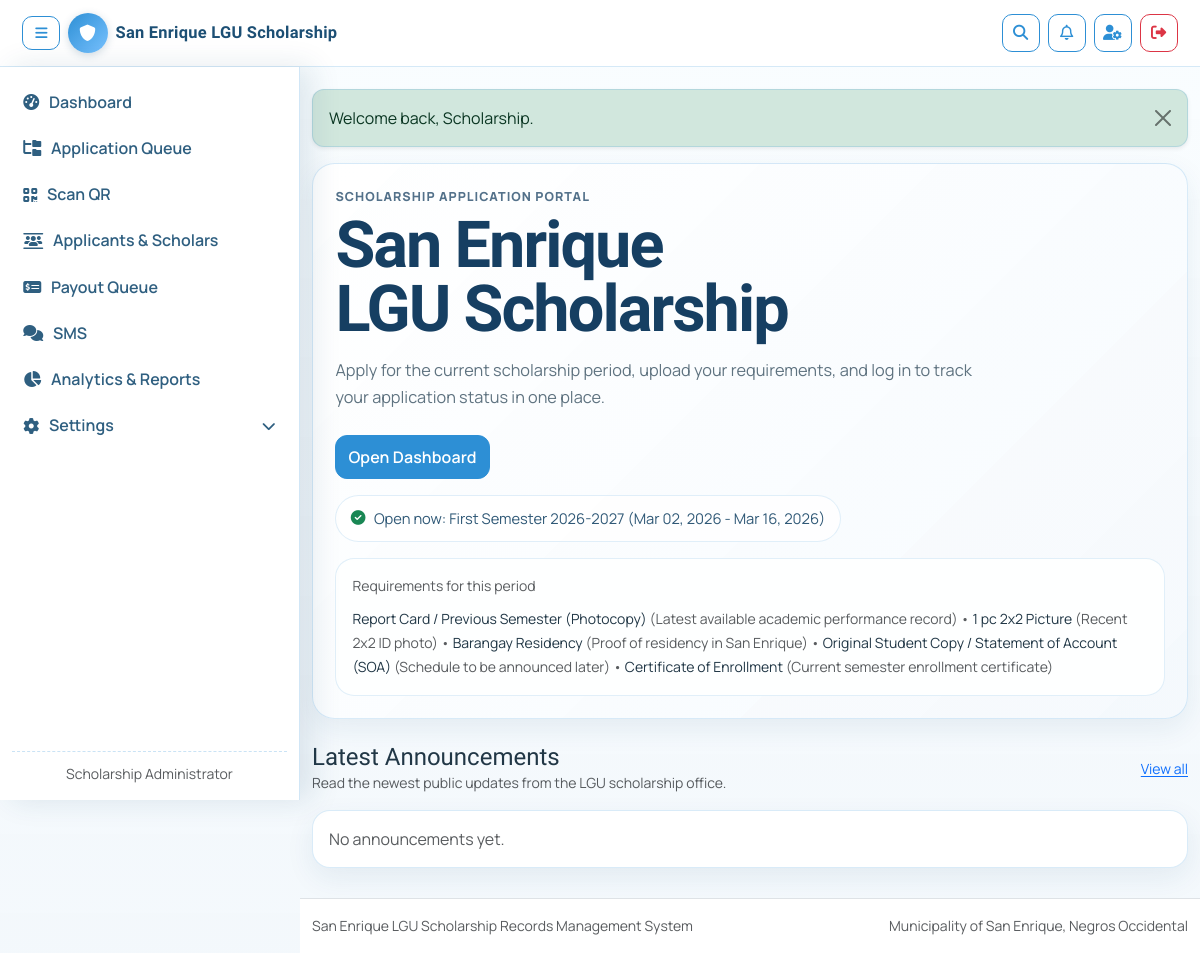
The page / (signed in) on the database its author committed.
### tables this page shows
CREATE TABLE IF NOT EXISTS application_periods (
    id INT UNSIGNED AUTO_INCREMENT PRIMARY KEY,
    academic_year VARCHAR(9) NOT NULL,
    semester ENUM('First Semester','Second Semester') NOT NULL,
    period_name VARCHAR(150) NOT NULL,
    start_date DATE NULL,
    end_date DATE NULL,
    is_open TINYINT(1) NOT NULL DEFAULT 0,
    notes VARCHAR(255) NULL,
    created_by INT UNSIGNED NULL,
    created_at TIMESTAMP DEFAULT CURRENT_TIMESTAMP,
    updated_at TIMESTAMP DEFAULT CURRENT_TIMESTAMP ON UPDATE CURRENT_TIMESTAMP,
    UNIQUE KEY uq_application_periods_semester_academic_year (academic_year, semester),
    CONSTRAINT fk_application_periods_created_by
        FOREIGN KEY (created_by) REFERENCES users(id)
        ON DELETE SET NULL
);

CREATE TABLE IF NOT EXISTS requirement_templates (
    id INT UNSIGNED AUTO_INCREMENT PRIMARY KEY,
    requirement_name VARCHAR(180) NOT NULL,
    description VARCHAR(255) NULL,
    applicant_type ENUM('new','renew') NULL,
    school_type ENUM('public','private') NULL,
    is_required TINYINT(1) NOT NULL DEFAULT 1,
    is_active TINYINT(1) NOT NULL DEFAULT 1,
    sort_order INT NOT NULL DEFAULT 100,
    created_at TIMESTAMP DEFAULT CURRENT_TIMESTAMP
);

### includes/functions.php (called while the page is built, shortened)
<?php
function e(string $value): string
{
    return htmlspecialchars($value, ENT_QUOTES, 'UTF-8');
}
function is_logged_in(): bool
{
    return isset($_SESSION['user']) && is_array($_SESSION['user']);
}
function current_user(): ?array
{
    return $_SESSION['user'] ?? null;
}
function user_has_role(array $roles): bool
{
    $user = current_user();
    return in_array($user['role'], $roles, true);
}
function current_open_application_period(mysqli $conn): ?array
{
    if (!table_exists($conn, 'application_periods')) {
        return null;
    }
    $hasAcademicYear = table_column_exists($conn, 'application_periods', 'academic_year');
    $hasSemester = table_column_exists($conn, 'application_periods', 'semester');
    $academicYearSelect = $hasAcademicYear ? ', academic_year' : '';
    $semesterSelect = $hasSemester ? ', semester' : '';
    $today = date('Y-m-d');
    $stmt = $conn->prepare(
        "SELECT id, period_name, start_date, end_date, is_open, notes" . $academicYearSelect . $semesterSelect . "
         FROM application_periods
         WHERE is_open = 1
           AND (start_date IS NULL OR start_date <= ?)
           AND (end_date IS NULL OR end_date >= ?)
         ORDER BY id DESC
         LIMIT 1"
    );
    $stmt->bind_param('ss', $today, $today);
    $stmt->execute();
    $result = $stmt->get_result();
    $row = $result ? ($result->fetch_assoc() ?: null) : null;
    return $row;
}
function format_application_period(?array $period): string
{
    $academicYear = trim((string) ($period['academic_year'] ?? ''));
    $semester = trim((string) ($period['semester'] ?? ''));
    $name = $semester !== '' && $academicYear !== ''
        ? ($semester . ' ' . $academicYear)
        : trim((string) ($period['period_name'] ?? 'Application Period'));
    $start = trim((string) ($period['start_date'] ?? ''));
    $end = trim((string) ($period['end_date'] ?? ''));
    if ($start !== '' && $end !== '') {
        return $name . ' (' . date('M d, Y', strtotime($start)) . ' - ' . date('M d, Y', strtotime($end)) . ')';
    }
    return $name;
}
function table_column_exists(mysqli $conn, string $tableName, string $columnName): bool
{
    static $cache = [];
    $tableName = trim($tableName);
    $columnName = trim($columnName);
    $cacheKey = strtolower($tableName . '.' . $columnName);
    if (array_key_exists($cacheKey, $cache)) {
        return (bool) $cache[$cacheKey];
    }
    $stmt = $conn->prepare(
        "SELECT COUNT(*) AS total
         FROM information_schema.COLUMNS
         WHERE TABLE_SCHEMA = DATABASE()
           AND TABLE_NAME = ?
           AND COLUMN_NAME = ?
         LIMIT 1"
    );
    $stmt->bind_param('ss', $tableName, $columnName);
    $stmt->execute();
    $result = $stmt->get_result();
    $row = $result instanceof mysqli_result ? $result->fetch_assoc() : null;
    $exists = (int) ($row['total'] ?? 0) > 0;
    $cache[$cacheKey] = $exists;
    return $exists;
}
function table_exists(mysqli $conn, string $tableName): bool
{
    $tableName = trim($tableName);
    $stmt = $conn->prepare(
        "SELECT COUNT(*) AS total
         FROM information_schema.TABLES
         WHERE TABLE_SCHEMA = DATABASE()
           AND TABLE_NAME = ?
         LIMIT 1"
    );
    $stmt->bind_param('s', $tableName);
    $stmt->execute();
    $result = $stmt->get_result();
    $row = $result instanceof mysqli_result ? $result->fetch_assoc() : null;
    return (int) ($row['total'] ?? 0) > 0;
}
function ensure_application_period_requirements_table(mysqli $conn): bool
{
    if (table_exists($conn, 'application_period_requirements')) {
        return true;
    }
    $conn->query(
        "CREATE TABLE IF NOT EXISTS application_period_requirements (
            id INT UNSIGNED AUTO_INCREMENT PRIMARY KEY,
            application_period_id INT UNSIGNED NOT NULL,
            requirement_template_id INT UNSIGNED NOT NULL,
            created_at TIMESTAMP DEFAULT CURRENT_TIMESTAMP,
            UNIQUE KEY uq_application_period_requirement (application_period_id, requirement_template_id),
            CONSTRAINT fk_application_period_requirements_period
                FOREIGN KEY (application_period_id) REFERENCES application_periods(id)
                ON DELETE CASCADE,
            CONSTRAINT fk_application_period_requirements_template
                FOREIGN KEY (requirement_template_id) REFERENCES requirement_templates(id)
                ON DELETE CASCADE
        )"
    );
    return table_exists($conn, 'application_period_requirements');
}
function current_period_requirements(mysqli $conn, ?string $applicantType, ?string $schoolType): array
{
    if (!ensure_application_period_requirements_table($conn)) {
        return [];
    }
    $openPeriod = current_open_application_period($conn);
    $periodId = (int) ($openPeriod['id'] ?? 0);
    $applicantType = $applicantType ?: '';
    $schoolType = $schoolType ?: '';
    $sql = "SELECT rt.id, rt.requirement_name, rt.description, rt.applicant_type, rt.school_type, rt.is_required, rt.sort_order
            FROM application_period_requirements apr
            INNER JOIN requirement_templates rt ON rt.id = apr.requirement_template_id
            WHERE apr.application_period_id = ?
              AND rt.is_active = 1
              AND (? = '' OR rt.applicant_type IS NULL OR rt.applicant_type = ?)
              AND (? = '' OR rt.school_type IS NULL OR rt.school_type = ?)
            ORDER BY rt.sort_order ASC, rt.id ASC";
    $stmt = $conn->prepare($sql);
    $stmt->bind_param('issss', $periodId, $applicantType, $applicantType, $schoolType, $schoolType);
    $stmt->execute();
    $result = $stmt->get_result();
    $rows = $result instanceof mysqli_result ? $result->fetch_all(MYSQLI_ASSOC) : [];
    return $rows;
}

### config/database.php (called while the page is built, shortened)
<?php
if (!function_exists('env_value')) {
    function env_value(string $key, mixed $default = null): mixed
    {
        $value = getenv($key);
        if ($value === false || $value === '') {
            return $default;
        }
        return $value;
    }
}
$dbHost = (string) env_value('DB_HOST', '127.0.0.1');
$dbUser = (string) env_value('DB_USER', 'root');
$dbPass = (string) env_value('DB_PASS', '');
$dbName = (string) env_value('DB_NAME', 'lgu_scholarship');
$dbPort = (int) env_value('DB_PORT', 3306);
$dbSocket = env_value('DB_SOCKET', null);
$conn = @new mysqli($dbHost, $dbUser, $dbPass, $dbName, $dbPort, $dbSocket ? (string) $dbSocket : null);
$dbConnected = !$conn->connect_errno;
function db_ready(): bool
{
    global $dbConnected;
    return (bool) $dbConnected;
}

### index.php (the view, shortened to what this page needs)
<?php
$conn = $GLOBALS['conn'] ?? null;
$announcements = [];
$openPeriod = null;
$isPublicApplyOpen = false;
$openPeriodRequirements = [];
if (db_ready()) {
    $openPeriod = current_open_application_period($conn);
    $isPublicApplyOpen = $openPeriod !== null;
    if ($isPublicApplyOpen) {
        $openPeriodRequirements = current_period_requirements($conn, null, null);
    }
    $sql = "SELECT id, title, content, created_at
            FROM announcements
            WHERE is_active = 1
            ORDER BY created_at DESC
            LIMIT 3";
    $result = $conn->query($sql);
    if ($result instanceof mysqli_result) {
        $announcements = $result->fetch_all(MYSQLI_ASSOC);
    }
}
include __DIR__ . '/includes/header.php';
?>
<section class="public-hero-section mb-4">
    <div class="public-hero-card">
        <div class="public-hero-copy">
            <p class="public-kicker mb-2">Scholarship Application Portal</p>
            <h1 class="public-hero-title mb-3">San Enrique LGU Scholarship</h1>
            <p class="public-hero-text mb-4">
                Apply for the current scholarship period, upload your requirements, and log in to track your application status in one place.
            </p>
            <div class="d-flex flex-wrap gap-2 mb-3 public-hero-actions">
                <?php if (!is_logged_in()): ?>
                    <?php if ($isPublicApplyOpen): ?>
                        <a href="register.php" class="btn btn-primary"><i class="fa-solid fa-user-plus me-1"></i>Apply Now</a>
                    <?php else: ?>
                        <button class="btn btn-secondary" disabled><i class="fa-solid fa-lock me-1"></i>Applications Closed</button>
                    <?php endif; ?>
                    <a href="login.php" class="btn btn-outline-primary"><i class="fa-solid fa-right-to-bracket me-1"></i>Login to Track Application</a>
                <?php else: ?>
                    <a href="<?= user_has_role(['admin', 'staff']) ? 'shared/dashboard.php' : 'my-application.php' ?>" class="btn btn-primary">
                        <?= user_has_role(['admin', 'staff']) ? 'Open Dashboard' : 'Open My Application' ?>
                    </a>
                <?php endif; ?>
            </div>
            <div class="public-period-pill">
                <?php if ($isPublicApplyOpen): ?>
                    <i class="fa-solid fa-circle-check me-1 text-success"></i>Open now: <?= e(format_application_period($openPeriod)) ?>
                <?php else: ?>
                    <i class="fa-solid fa-circle-exclamation me-1 text-warning"></i>No open application period right now
                <?php endif; ?>
            </div>
            <?php if ($isPublicApplyOpen && $openPeriodRequirements): ?>
                <div class="public-action-list public-requirements-list mt-3">
                    <p class="small text-muted mb-1">Requirements for this period</p>
                    <div class="small public-requirements-inline">
                        <?php foreach ($openPeriodRequirements as $index => $requirement): ?>
                            <?= $index > 0 ? '<span class="text-muted"> • </span>' : '' ?>
                            <span>
                                <?= e((string) ($requirement['requirement_name'] ?? 'Requirement')) ?>
                                <?php if (trim((string) ($requirement['description'] ?? '')) !== ''): ?>
                                    <span class="text-muted">(<?= e((string) ($requirement['description'] ?? '')) ?>)</span>
                                <?php endif; ?>
                            </span>
                        <?php endforeach; ?>
                    </div>
                </div>
            <?php endif; ?>
        </div>
    </div>
</section>
<section>
    <div class="d-flex justify-content-between align-items-center mb-3 flex-wrap gap-2">
        <div>
            <h2 class="h4 m-0">Latest Announcements</h2>
            <p class="small text-muted mb-0">Read the newest public updates from the LGU scholarship office.</p>
        </div>
        <a href="announcements.php" class="small">View all</a>
    </div>
    <?php if (!db_ready()): ?>
        <div class="alert alert-warning">
            The system setup is not complete yet. Please contact the administrator.
        </div>
    <?php elseif (!$announcements): ?>
        <div class="card card-soft">
            <div class="card-body text-muted">No announcements yet.</div>
        </div>
    <?php endif; ?>
</section>
<?php include __DIR__ . '/includes/footer.php'; ?>

### assets/css/style.css (style rules this page uses)
:root { --se-blue: #2d8fd5; --se-blue-soft: #e7f4ff; --se-light-blue: #78c2ff; --se-peach: #ffb68a; --se-peach-soft: #fff2ea; --se-navy: #1c4f74; --se-text: #213746; --se-muted: #5f7380; --se-border: #d4e5f2; --se-radius-lg: 18px; --se-radius-md: 12px; --se-shadow-soft: 0 10px 28px rgba(24, 74, 111, 0.08); --se-shadow-soft-hover: 0 12px 32px rgba(24, 74, 111, 0.14); }
*, *::before, *::after { box-sizing: border-box; }
html { font-size: 16px; -webkit-text-size-adjust: 100%; }
body { color: var(--se-text); font-family: "Manrope", "Segoe UI", sans-serif; line-height: 1.55; min-height: 100vh; display: flex; flex-direction: column; overflow-x: hidden; background: radial-gradient(circle at 8% 0%, rgba(255, 182, 138, 0.35), transparent 34%), radial-gradient(circle at 100% 15%, rgba(120, 194, 255, 0.2), transparent 36%), linear-gradient(180deg, #fbfdff 0%, #f3f8fc 100%); }
body.public-landing { background: linear-gradient(180deg, rgba(249, 253, 255, 0.92), rgba(243, 248, 252, 0.97)), url("../images/branding/municipal-hall.jpg") center center / cover fixed no-repeat; }
.public-hero-section { margin-bottom: 1.5rem; }
.public-hero-card { display: block; padding: 1.4rem; border: 1px solid rgba(45, 143, 213, 0.18); border-radius: 1.4rem; background: linear-gradient(135deg, rgba(255, 255, 255, 0.95), rgba(245, 250, 254, 0.98)), linear-gradient(135deg, rgba(120, 194, 255, 0.08), rgba(255, 182, 138, 0.1)); box-shadow: var(--se-shadow-soft); }
.public-kicker { color: #53718a; font-size: 0.78rem; font-weight: 800; letter-spacing: 0.08em; text-transform: uppercase; }
.public-hero-title { font-size: clamp(2.6rem, 5.4vw, 4.4rem); line-height: 0.98; color: #163f62; font-weight: 900; letter-spacing: -0.03em; max-width: 14ch; text-wrap: balance; }
.public-hero-text { max-width: 42rem; color: #5f7380; font-size: 1.02rem; line-height: 1.65; }
.public-hero-actions .btn { min-height: 44px; }
.public-period-pill { display: inline-flex; align-items: center; gap: 0.28rem; padding: 0.68rem 0.9rem; border-radius: 999px; border: 1px solid rgba(45, 143, 213, 0.14); background: rgba(255, 255, 255, 0.9); color: #305977; font-size: 0.92rem; }
.public-action-list { display: grid; gap: 0.7rem; border: 1px solid rgba(45, 143, 213, 0.14); border-radius: 1.2rem; background: rgba(255, 255, 255, 0.92); padding: 1rem; }
.public-requirements-list { gap: 0.45rem; }
.public-requirements-inline { line-height: 1.7; }
h1, h2, h3, h4, h5, h6, .navbar-brand { font-family: "Sora", "Manrope", sans-serif; }
a { text-underline-offset: 2px; }
a, button, .btn, .form-control, .form-select, .nav-link { transition: all 0.2s ease; }
.btn { border-radius: var(--se-radius-md); min-height: 42px; font-weight: 600; letter-spacing: 0.1px; display: inline-flex; align-items: center; justify-content: center; gap: 0.34rem; }
.hero, .card-soft, .table-controls { box-shadow: var(--se-shadow-soft); }
.btn-primary { border-color: var(--se-blue); background-color: var(--se-blue); }
.card-soft { background: #ffffff; border: 1px solid rgba(45, 143, 213, 0.18); border-radius: var(--se-radius-lg); }
.card-soft .card-body { word-wrap: break-word; }
@media (min-width: 992px) { body.desktop-sidebar-enabled { --desktop-sidebar-width: 300px; --desktop-topbar-height: 70px; } }

### rows shown on the page
application_periods: format_application_period($openPeriod) "First Semester 2026-2027 (Mar 02, 2026 - Mar 16, 2026)"
requirement_templates: requirement_name "Report Card / Previous Semester (Photocopy)", description "Latest available academic performance record"
requirement_templates: requirement_name "1 pc 2x2 Picture", description "Recent 2x2 ID photo"
requirement_templates: requirement_name "Barangay Residency", description "Proof of residency in San Enrique"
requirement_templates: requirement_name "Original Student Copy / Statement of Account (SOA)", description "Schedule to be announced later"
requirement_templates: requirement_name "Certificate of Enrollment", description "Current semester enrollment certificate"

### other values the page prints
$user['first_name'] . ' ' . $user['last_name'] "Scholarship Administrator"
$message "Welcome back, Scholarship."
